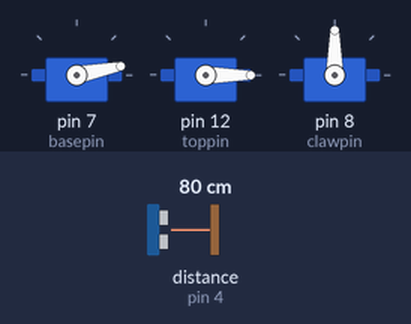
A sketch run on a simulated Arduino Uno, built with avr-gcc and run on an emulated ATmega328P. Shown: 3 × servo. Wiring (inferred from the names in the program): ultrasonic range finder: trigger pin 2; echo pin 4. The test bench sets the inputs (shaded band); at power-on: distance to the obstacle (sensor on pin 4) 80 cm. The echo pulse lasts 58.3 µs per cm.

Above: at 1.2 s.
1.3 s: distance to the obstacle (sensor on pin 4) set to 56 cm
At 2.45 s:
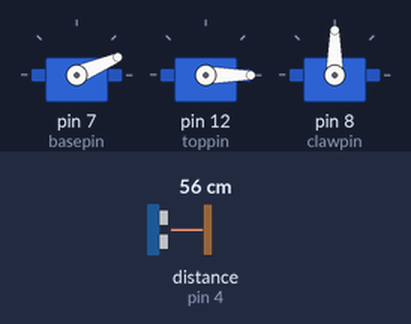
4.3 s: distance to the obstacle (sensor on pin 4) set to 48 cm
At 4.32 s:
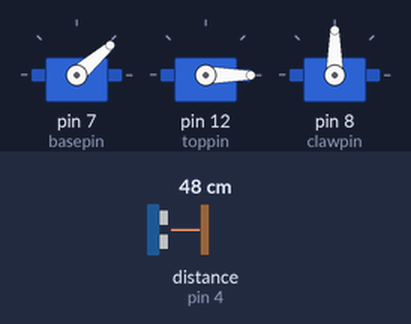
At 4.7 s:
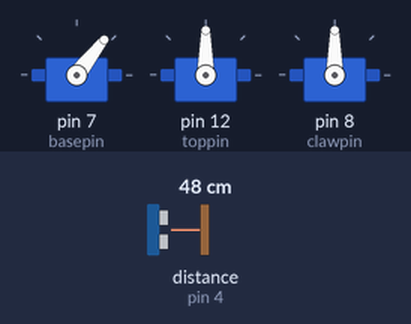
Timing chart, 0 to 7.3 s (numbered marks = the images above; inputs shaded):
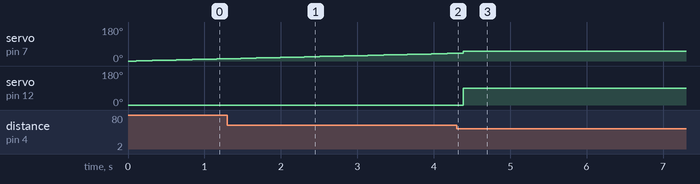

The sketch:

crane5.ino
```cpp
#include<Servo.h>
Servo servobase,servotop,servoclaw;
int pos,pos2,basepin=7,toppin=12,clawpin=8,trigpin=2,echopin=4;
float dist,A,B,C,D,pheight=38,oheight=9,x,vdist;
int turned,turned2;
float trigger()
{
  float duration,dist;
  pinMode(trigpin,OUTPUT);
  digitalWrite(trigpin,LOW);
  delayMicroseconds(2);
  digitalWrite(trigpin,HIGH);
  delayMicroseconds(10);
  digitalWrite(trigpin,LOW);
  pinMode(echopin,INPUT);
  duration=pulseIn(echopin,HIGH);
  dist=(duration/29.0/2.0);
  return(dist);
}

void setup()
{
  servobase.attach(basepin);
  servotop.attach(toppin);
  servoclaw.attach(clawpin);
  Serial.begin(9600);
}

void loop()
{
  servobase.write(0);
  servotop.write(0);
  servoclaw.write(90);
  for (pos=0;pos<=180;pos++)
  {
    servobase.write(pos);
    dist=trigger();
    if (dist<=50)
    {
      turned=pos;
      vdist=pheight-oheight;
      //x=sqrt((dist*dist)+(vdist*vdist));
      A=(atan(vdist/dist))*(3.14/180.0);
      //C=2*A;
      //B=(atan(vdist/dist))*(3.14/180.0);
      //D=A-B;
      for (pos2=turned;pos2=(turned+10);pos++)
      {
        servotop.write(90);
        servobase.write(pos2);
        delay(100);
      }
      for (pos2=0;pos2<=A+40;pos2++)
      {
        servotop.write(85);
        delay(29);
        servotop.write(90);
        delay(29);
        turned2=pos2;
      }
      /*for (pos2=0;pos2<=C;pos2++)
      {
       servomid.write(pos2);
       delay(100);
      }*/
      for (pos2=90;pos2>=5;pos2--)
      {
        servoclaw.write(pos2);
        delay(50);
      }
      for (pos2=turned2;pos2>=20;pos2--)
      {
        servotop.write(110);
        delay(10);
        servotop.write(90);
        delay(10);
      }
      break;
    }
    delay (100);
  }
  for(pos=turned+10;pos>=0;pos--)
  {
    servobase.write(pos);
    delay(100);
  }
  for (pos=5;pos<=90;pos++)
  {
    servoclaw.write(pos);
    delay(50);
  }
  /*for (pos=176;pos>=0;pos--)
  {
    servobase.write(pos);
    delay(100);
  }
  for (pos=D;pos>=0;pos--)
  {
    servotop.write(pos);
    delay(100);
  }*/
  delay(3600000);
}
```

Measured:
- the behaviour switches between 51 and 50 cm on distance to the obstacle (sensor on pin 4) (found by bisection; images 1 and 2)
- after the input at 4.3 s, servo on pin 12 (toppin): 0° → 90° after 0.08 s
